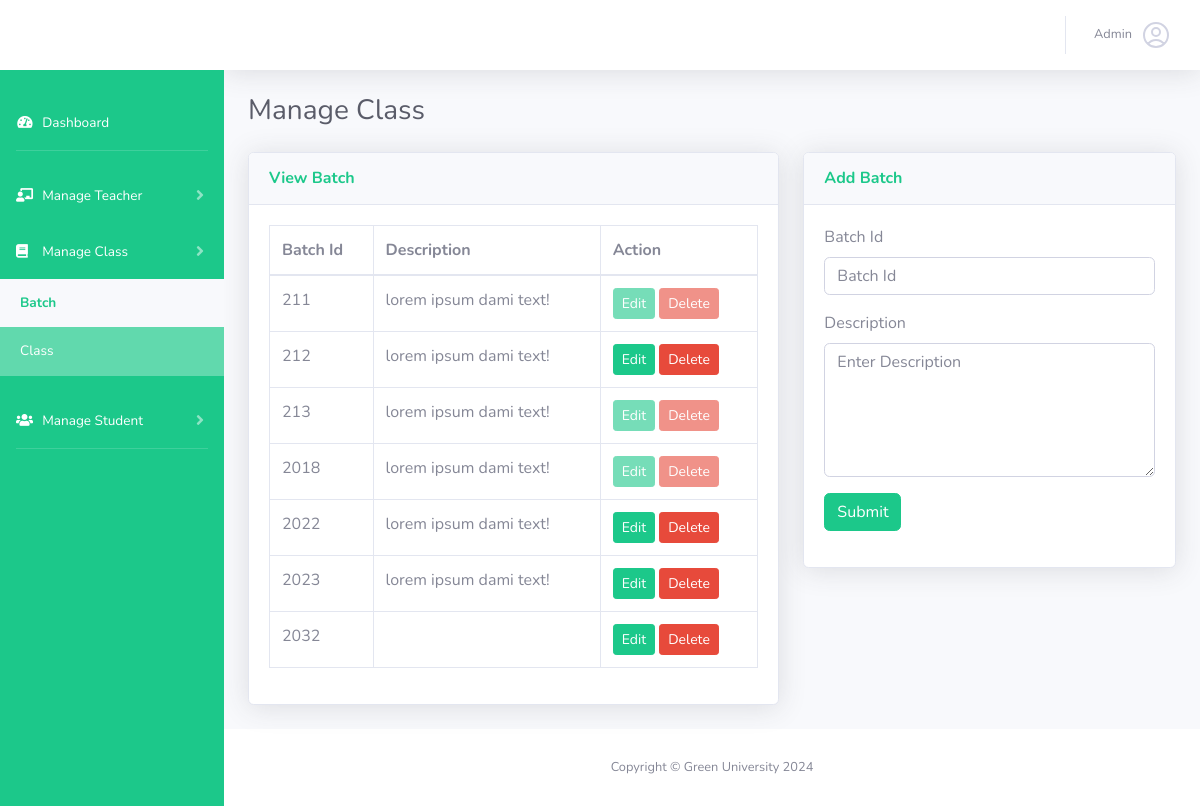
The app's page /view-batch.php (signed in) with its own data.
### tables this page shows
CREATE TABLE `batch` (
  `batch_id` int(11) NOT NULL,
  `description` longtext NOT NULL,
  `created_at` datetime NOT NULL DEFAULT current_timestamp()
);

### main.php (called while the page is built, shortened)
<?php
    class Main{
        protected $host = "localhost";
        protected $user = "root";
        protected $pass = "";
        protected $db = "attendance_green";
        protected $con;
        public function __construct(){
            if(!isset($this->con)){
                $this->con = new mysqli($this->host,$this->user,$this->pass,$this->db);
            }
            return $this->con;
        }
        public function viewBatch(){
            $this->sql = "SELECT * FROM `batch`";
            $this->result = $this->con->query($this->sql);
            if($this->result == true){
                return $this->result;
            }else{
                return false;
            }
        }
        public function checkInclude($batchId){
            $this->sql = "SELECT * FROM `student` WHERE batch_id = '$batchId'";
            $this->result = $this->con->query($this->sql);
            if($this->result == true){
                return $this->result;
            }else{
                return false;
            }
        }
    }
?>

### view-batch.php (the view, shortened to what this page needs)
<?php
    include("header.php");
    include "main.php";
    $obj = new Main();
    $data = $obj->viewBatch();
    $shuter = false;
?>
<div class="container-fluid">
    <h1 class="h3 mb-4 text-gray-800">Manage Class</h1>
    <div class="row">
        <div class="col-md-7">
            <div class="card shadow mb-4">
                <div class="card-header py-3">
                    <h6 class="m-0 font-weight-bold text-primary">View Batch</h6>
                </div>
                <div class="card-body">
                    <div class="table-responsive">
                        <table class="table table-bordered" id="dataTable" width="100%" cellspacing="0">
                            <thead>
                                <tr>
                                    <th>Batch Id</th>
                                    <th>Description</th>
                                    <th>Action</th>
                                </tr>
                            </thead>
                            <tbody>
                                <?php
                                    if($data->num_rows > 0){
                                        while($row = $data->fetch_object()){
                                            $check = $obj->checkInclude($row->batch_id);
                                            ?>
                                                <tr>
                                                    <td><?php echo $row->batch_id; ?></td>
                                                    <td><?php echo $row->description; ?></td>
                                                    <?php
                                                        if($check->num_rows>0){
                                                            ?>
                                                            <td>
                                                                <a href="#" class="btn btn-sm btn-primary" style="pointer-events: none;opacity:.6;">Edit</a>
                                                                <a href="#" class="btn btn-sm btn-danger" style="pointer-events: none;opacity:.6;">Delete</a>
                                                            </td>
                                                            <?php
                                                        }else{
                                                            ?>
                                                            <td>
                                                                <a href="view-batch.php?id=<?php echo $row->batch_id; ?>" class="btn btn-sm btn-primary">Edit</a>
                                                                <a onclick="javascript: return confirm('Are You Sure You Want To Delete This Data?');" href="delete-batch.php?id=<?php echo $row->batch_id; ?>" class="btn btn-sm btn-danger">Delete</a>
                                                            </td>
                                                            <?php
                                                        }
                                                    ?>
                                                </tr>
                                            <?php
                                        }
                                    }
                                ?>
                            </tbody>
                        </table>
                    </div>
                </div>
            </div>
        </div>
        <div class="col-md-5">
        <div class="card shadow mb-4">
                <div class="card-header py-3">
                    <h6 class="m-0 font-weight-bold text-primary"><?php if($shuter == true){echo "Update Batch";}else{echo "Add Batch"; }?></h6>
                </div>
                <div class="card-body">
                    <?php
                        if($shuter == true){
                            ?>
                            <form action="update.php" method="post">
                                <div class="form-group">
                                    <label for="name">Batch Id</label>
                                    <input type="text" name="batchId" value="<?php echo $batch_id ?>" class="form-control" placeholder="Batch Id" required />
                                </div>
                                <div class="form-group">
                                    <label for="name">Description</label>
                                    <textarea name="description" value="<?php echo $description; ?>" class="form-control" rows="5" placeholder="Enter Description">lorem ipsum dami text!</textarea>
                                </div>
                                <div class="form-group">
                                    <input type="hidden" name="up" value="batch" />
                                    <input type="hidden" name="id" value="<?php echo $batch_id ?>" />
                                    <input type="submit" name="submit" value="Update" class="btn btn-success"  />
                                    <a class="btn btn-danger" href="view-batch.php">Cancle</a>
                                </div>
                            </form>
                            <?php
                        }else{
                            ?>
                            <form action="add-batch.php" method="post">
                                <div class="form-group">
                                    <label for="name">Batch Id</label>
                                    <input type="text" name="batchId" class="form-control" placeholder="Batch Id" required />
                                </div>
                                <div class="form-group">
                                    <label for="name">Description</label>
                                    <textarea name="description" class="form-control" rows="5" placeholder="Enter Description"></textarea>
                                </div>
                                <div class="form-group">
                                    <input type="submit" name="submit"  class="btn btn-success"  />
                                </div>
                            </form>
                            <?php
                        }
                    ?>
                </div>
            </div>
        </div>
    </div>
</div>
<?php
    include("footer.php");
?>

### records on screen
batch: batch_id "211", description "lorem ipsum dami text!", shows "Edit"
batch: batch_id "212", description "lorem ipsum dami text!"
batch: batch_id "213", description "lorem ipsum dami text!", shows "Edit"
batch: batch_id "2018", description "lorem ipsum dami text!", shows "Edit"
batch: batch_id "2022", description "lorem ipsum dami text!"
batch: batch_id "2023", description "lorem ipsum dami text!"
batch: batch_id "2032"

### other values on screen
$_SESSION['user_name'] "Admin"
